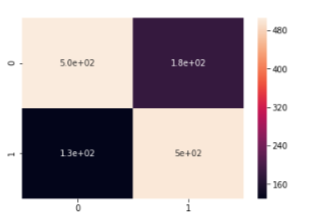

Python code for this plot:
#Using Random Forest,predict if the flight is going to be delayed (more than 15 mins) or not, based on data inputs.

#import libraries to run random forest model on data inputs
import sklearn as sk
import pandas as pd
import pymysql  
from sklearn.metrics import confusion_matrix
import seaborn as sns
from sklearn.model_selection import train_test_split
from sklearn.ensemble import RandomForestClassifier
rf = RandomForestClassifier(n_estimators=100, oob_score=True, random_state=123456)

#connect to mysql database and retrieve cleaned data set (randomforest1) for running model
conn = pymysql.connect(host='localhost',
                       port=3306,  
                       user='root',  
                       passwd='password',  
                       db='flight_delay',  
                       charset='utf8')  
cur = conn.cursor()  
sql = "SELECT * FROM randomforest1"  
dbquery = cur.execute(sql)  
rows = cur.fetchall()
rowlists = [list(x) for x in rows]
y_var = [item[0] for item in rowlists]
x1_var = [item[1] for item in rowlists]
x2_var = [item[2] for item in rowlists]
x3_var =  [item[3] for item in rowlists]
x_vars = [item[1:4] for item in rowlists]

#split into training and testing data sets
X_train, X_test, y_train, y_test = train_test_split(x_vars, y_var, test_size=0.33, random_state=42)

#compute model based on training data sets
rf.fit(X_train, y_train)

#predicted values when model is run on training/testing data sets
predicted_train = rf.predict(X_train)
predicted_test = rf.predict(X_test)

#Accuracy measure
from sklearn.metrics import accuracy_score
accuracy_train = accuracy_score(y_train, predicted_train)
accuracy_test = accuracy_score(y_test, predicted_test)
print(f'Out-of-bag score estimate (train): {rf.oob_score_:.3}')
print(f'Mean accuracy_train score: {accuracy_train:.3}')
print(f'Out-of-bag score estimate (test): {rf.oob_score_:.3}')
print(f'Mean accuracy_test score: {accuracy_test:.3}')

#confusion matrix output to measure recall and precision
cm_train = pd.DataFrame(confusion_matrix(y_train, predicted_train)) 
cm_test = pd.DataFrame(confusion_matrix(y_test, predicted_test)) 
sns.heatmap(cm_test, annot=True)

#close database connection 
cur.close()  
conn.close()
